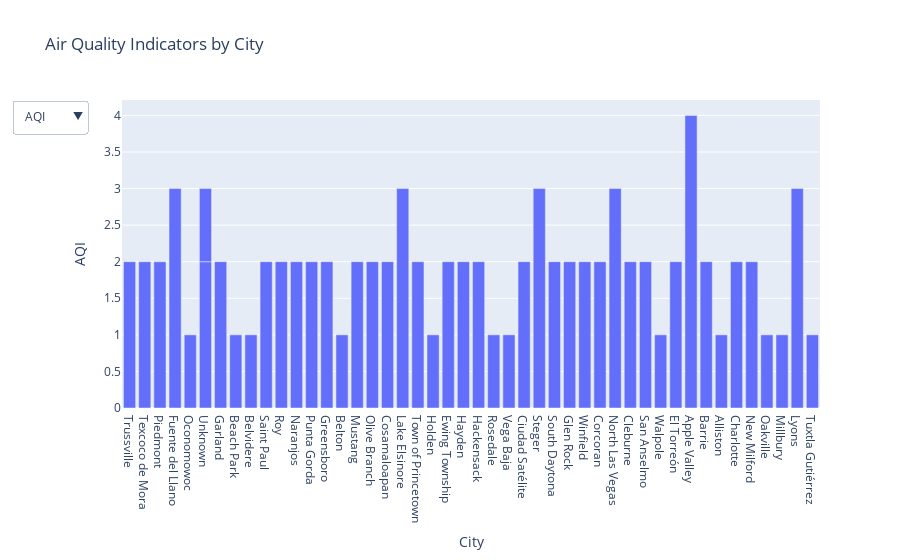

Here is the notebook cell this chart was saved with:
### Code cell
import plotly.express as px
import pandas as pd

# Define a list of available pollution indicators
pollution_indicators = ['AQI', 'CO', 'NH3', 'NO2', 'O3', 'PM10', 'PM2.5', 'SO2']

# Create the initial figure (using AQI by default)
fig = px.bar(map_data, x='City', y='AQI', title="Air Quality Indicators by City")

# Update the layout to include a dropdown
fig.update_layout(
    updatemenus=[
        {
            'buttons': [
                {'method': 'update', 'label': indicator, 'args': [{'y': [map_data[indicator]]}, {'title': f"{indicator} by City"}]} 
                for indicator in pollution_indicators
            ],
            'direction': 'down',
            'showactive': True,
        }
    ]
)

# Show the figure
fig.show()

### Figure 1 — Plotly figure (JSON) as saved in the notebook; plotly's stock layout.template omitted (floating-point values rounded to 4 significant figures)
{"data": [{"alignmentgroup": "True", "hovertemplate": "City=%{x}<br>AQI=%{y}<extra></extra>", "legendgroup": "", "marker": {"color": "#636efa", "pattern": {"shape": ""}}, "name": "", "offsetgroup": "", "orientation": "v", "showlegend": false, "textposition": "auto", "type": "bar", "x": ["Trussville", "Texcoco de Mora", "Piedmont", "Fuente del Llano", "Oconomowoc", "Unknown", "Garland", "Beach Park", "Belvidere", "Saint Paul", "Roy", "Naranjos", "Punta Gorda", "Greensboro", "Belton", "Mustang", "Olive Branch", "Cosamaloapan", "Lake Elsinore", "Town of Princetown", "Holden", "Ewing Township", "Hayden", "Hackensack", "Rosedale", "Vega Baja", "Ciudad Satélite", "Steger", "South Daytona", "Glen Rock", "Winfield", "Corcoran", "North Las Vegas", "Cleburne", "San Anselmo", "Walpole", "El Torreón", "Apple Valley", "Barrie", "Alliston", "Unknown", "Charlotte", "New Milford", "Oakville", "Millbury", "Lyons", "Tuxtla Gutiérrez"], "xaxis": "x", "y": [2, 2, 2, 3, 1, 2, 2, 1, 1, 2, 2, 2, 2, 2, 1, 2, 2, 2, 3, 2, 1, 2, 2, 2, 1, 1, 2, 3, 2, 2, 2, 2, 3, 2, 2, 1, 2, 4, 2, 1, 1, 2, 2, 1, 1, 3, 1], "yaxis": "y"}], "layout": {"barmode": "relative", "legend": {"tracegroupgap": 0}, "title": {"text": "Air Quality Indicators by City"}, "updatemenus": [{"buttons": [{"args": [{"y": [[2, 2, 2, 3, 1, 2, 2, 1, 1, 2, 2, 2, 2, 2, 1, 2, 2, 2, 3, 2, 1, 2, 2, 2, 1, 1, 2, 3, 2, 2, 2, 2, 3, 2, 2, 1, 2, 4, 2, 1, 1, 2, 2, 1, 1, 3, 1]]}, {"title": "AQI by City"}], "label": "AQI", "method": "update"}, {"args": [{"y": [[230.3, 237.0, 223.6, 181.9, 267.0, 175.2, 297.1, 287.1, 347.1, 270.4, 171.9, 185.2, 240.3, 223.6, 303.8, 247, 353.8, 198.6, 240.3, 217.0, 230.3, 230.3, 200.3, 243.7, 257.0, 213.6, 213.6, 614.2, 223.6, 243.7, 220.3, 227.0, 213.6, 250.3, 205.3, 313.8, 183.6, 253.7, 217.0, 233.7, 273.7, 220.3, 243.7, 363.8, 303.8, 634.2, 243.7]]}, {"title": "CO by City"}], "label": "CO", "method": "update"}, {"args": [{"y": [[2.47, 1.55, 0.34, 0.67, 1.85, 0, 1.66, 1.71, 2.47, 1.68, 0.41, 0.25, 1.09, 0.22, 1.38, 1.54, 1.77, 0, 0.47, 0.29, 0.28, 0.38, 0.14, 0.5, 1.01, 0, 0.87, 3.23, 0.34, 0.5, 1.16, 1.36, 0.87, 1.25, 0.11, 0.98, 0.78, 0.44, 0.34, 0.9, 2.91, 0.63, 0.5, 2.25, 0.94, 5.19, 0.44]]}, {"title": "NH3 by City"}], "label": "NH3", "method": "update"}, {"args": [{"y": [[4.07, 7.88, 4.97, 0.33, 8.91, 0.47, 18.17, 18.68, 20.05, 13.88, 0.41, 0.61, 3.64, 3.51, 20.91, 8.05, 23.65, 1.65, 5.27, 2.51, 4.93, 6.08, 1.69, 7.97, 11.82, 0.26, 9.94, 81.57, 1.13, 7.97, 1.91, 1.91, 8.48, 7.28, 1.25, 17.65, 1.39, 3, 1.44, 2.87, 13.88, 1.69, 7.97, 23.31, 20.22, 74.03, 2.42]]}, {"title": "NO2 by City"}], "label": "NO2", "method": "update"}, {"args": [{"y": [[80.82, 75.82, 82.25, 101.6, 53.64, 98.71, 67.23, 35.76, 32.9, 70.1, 94.41, 72.24, 80.82, 62.94, 55.79, 74.39, 67.23, 77.25, 108.7, 70.81, 56.51, 62.94, 95.84, 62.23, 58.65, 36.48, 80.82, 2.62, 98.71, 62.23, 71.53, 91.55, 101.6, 94.41, 83.69, 38.62, 94.41, 175.9, 65.8, 57.22, 50.78, 80.82, 62.23, 27.9, 33.98, 0.11, 45.42]]}, {"title": "O3 by City"}], "label": "O3", "method": "update"}, {"args": [{"y": [[2.16, 9.86, 3.33, 12.98, 3.39, 19.24, 4.23, 4.24, 3.66, 3.4, 10.24, 2.81, 5.82, 0.8, 4.8, 2.28, 8.99, 13.3, 12.15, 0.57, 0.91, 1.25, 0.57, 1.53, 2.1, 1.08, 12.88, 23.39, 4.17, 1.53, 1.39, 3.91, 16.77, 5.42, 2.89, 4.65, 12.82, 36.71, 0.67, 0.72, 3.68, 0.82, 1.53, 6.11, 3.42, 15.7, 4.04]]}, {"title": "PM10 by City"}], "label": "PM10", "method": "update"}, {"args": [{"y": [[1.33, 7.52, 1.63, 7.91, 2.77, 17.2, 3.22, 2.94, 2.85, 2.6, 4.2, 2.36, 5.05, 0.5, 4.05, 1.68, 8.38, 11.03, 8.14, 0.5, 0.5, 0.5, 0.5, 0.69, 1.07, 0.5, 9.45, 12.16, 2.09, 0.69, 1.26, 3.41, 5.52, 4.39, 1.39, 2.23, 6.54, 28.12, 0.5, 0.5, 2.75, 0.5, 0.69, 1.21, 2.27, 10.85, 3.81]]}, {"title": "PM2.5 by City"}], "label": "PM2.5", "method": "update"}, {"args": [{"y": [[1.01, 4.47, 1.4, 1.39, 0.45, 2.68, 1.97, 0.33, 0.23, 2.68, 0.34, 0.13, 3.16, 1.83, 6.97, 0.51, 5.72, 2.21, 2.21, 0.07, 0.04, 0.45, 0.12, 0.44, 1.04, 0.18, 34.81, 3.7, 0.62, 0.44, 0.39, 0.6, 1.37, 3.07, 0.48, 0.24, 0.83, 3.16, 0.44, 0.21, 0.62, 0.29, 0.44, 3.58, 0.24, 3.67, 0.47]]}, {"title": "SO2 by City"}], "label": "SO2", "method": "update"}], "direction": "down", "showactive": true}], "xaxis": {"anchor": "y", "domain": [0, 1], "title": {"text": "City"}}, "yaxis": {"anchor": "x", "domain": [0, 1], "title": {"text": "AQI"}}}}
